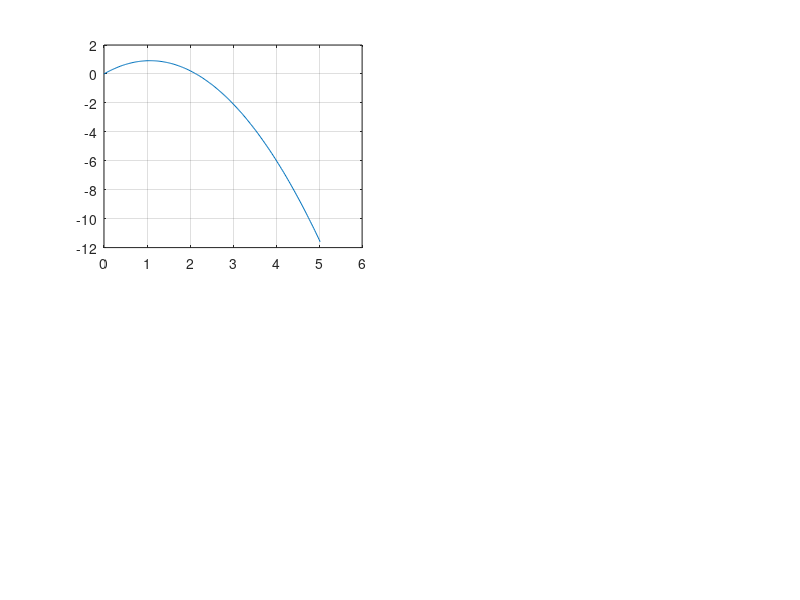

This figure's MATLAB source:
clear, clf, hold off; n=0; h=0.01;
% Constantes del Sistema
k=1; m=2;
% Condiciones Iniciales
t=0; tfin = 2;
vx = 2.5; vy = 2.5*sqrt(3);
x = 0; y = 0;
% Inicio de la Simulacion
pvx(1)=vx; pvy(1)=vy; px(1)=x; py(1)=y;
ax = 0; % consideramos una aceleracion constante para x
ay = -10; % consideramos una aceleracion de - 10 para y para simular gravedad
for t=0:h:tfin
n=n+1;
vx = vx + h*ax;
vy = vy + h*ay;
x = x + vx*h;
y = y + vy*h;
px(n+1)=x;
py(n+1)=y;
end
subplot(2,2,1), plot(px,py); grid on;
